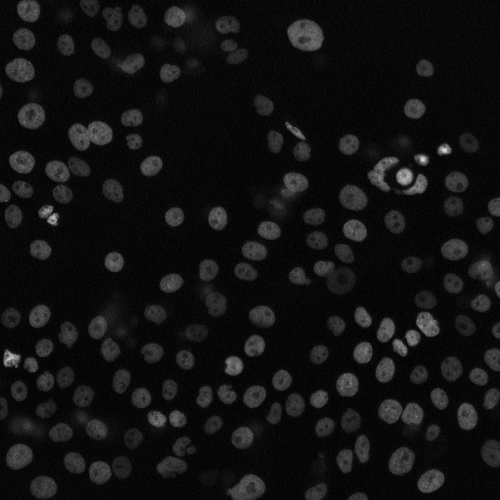
#> input picture example/mov1/calibrated/P01/calibrated-P01.001.TIF, 1000 x 1000 px (shown at 1/2 size); its folder holds 2 pictures in this run
$ python readme.py
#> lines starting #> are read from the running program, lines starting #| are printed output that depends on the picture
### imgreg.py
#!usr/bin/python
# -*- coding: utf-8 -*-
"""
Created on Sat Mar 19 11:40:45 2016
@author: csheng (shengcaibin@gmail.com)
Loewer lab, TU Darmstadt
"""

import os, glob, multiprocessing
from PIL import Image
import numpy as np
import humansort as hs
from scipy import signal
from math import floor

def align(Dir,TimePoint,Posperplate,Positions):

    # assign global variables
    global num_plates, mydir, time_point, pos_per_plate, pos

    mydir = Dir + os.sep;
    time_point = TimePoint;
    pos_per_plate = Posperplate;
    pos = Positions;
    num_plates = int(pos/pos_per_plate);

    offset_parallel() # parallel process to get offset
    align_parallel()  # parallel process to align images

def offset_parallel():
    """multiprocessing to get offset for images"""
    # create a pool
    pool = multiprocessing.Pool(multiprocessing.cpu_count()); # restrict the cpu number here if needed
    tasks = [];
    plateID = 0;

    # the relative shifting of positions for a given plate should be constant, so take the first position to
    # compute the offset
    while plateID < num_plates:
        tasks.append((plateID*pos_per_plate+1,plateID))
        print('task '+'P'+("%02d"%(plateID*pos_per_plate+1))+' added')
        plateID += 1

    # run parallel process
    for t in tasks:
        pool.apply_async(get_multi_offset,(t[0],t[1]))
#> this loop made 2 passes
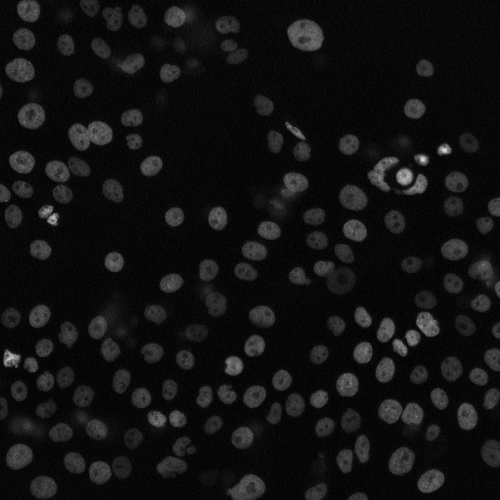
#> input picture example/mov1/calibrated/P01/calibrated-P01.001.TIF, 1000 x 1000 px (shown at 1/2 size)
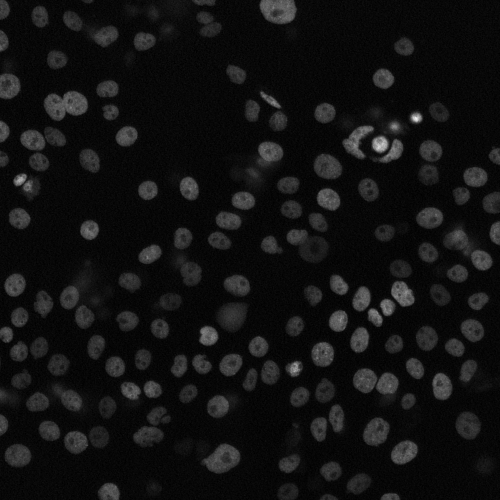
#> input picture example/mov1/calibrated/P01/calibrated-P01.002.TIF, 1000 x 1000 px (shown at 1/2 size)
#> pass 1, in get_single_offset, `a = signal.fftconvolve(im1,im2[::-1,::-1],mode='same')`:
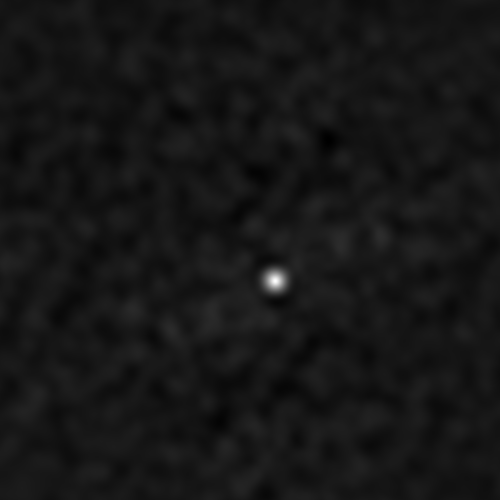
#> a: shape (1000, 1000) float64 (shown at 1/2 size); min -34770285.5, max 364031817.4, mean 457452.3; drawn with min black and max white
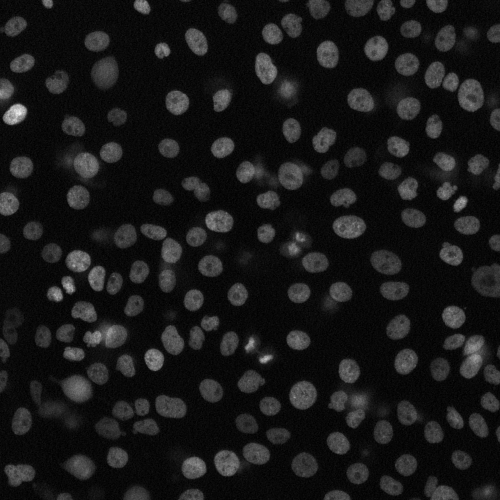
#> input picture example/mov1/calibrated/P02/calibrated-P02.001.TIF, 1000 x 1000 px (shown at 1/2 size)
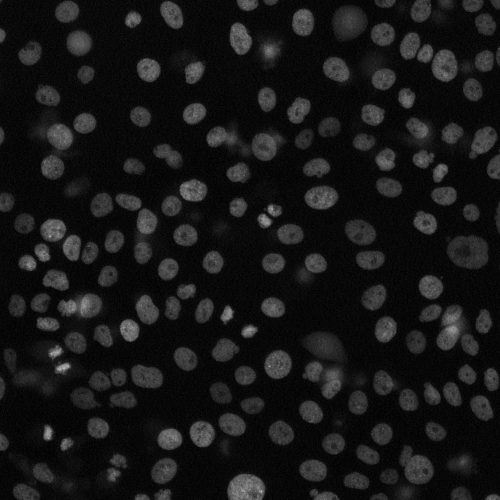
#> input picture example/mov1/calibrated/P02/calibrated-P02.002.TIF, 1000 x 1000 px (shown at 1/2 size)
    pool.close()
    pool.join()
    print('Offset computation finished!!!')
    print('OffSet_Pos files saved in '+os.path.join(mydir,'Offset/'))
    pool.terminate()


def get_multi_offset(firstPos_of_plate,plateID):
    """get the offsets for each plate using it’s first position and save them in separate csv files"""

    off_set = get_single_offset(firstPos_of_plate)
    Offsetpath = os.path.join(mydir,'Offset/')
    if not os.path.exists(Offsetpath):
        os.makedirs(Offsetpath)
    np.savetxt(os.path.join(Offsetpath,'OffSet_Pos'+("%02d"%(plateID*pos_per_plate+1))+'.csv'), off_set, delimiter=',', fmt='%d')


def get_single_offset(firstPos_of_plate):
    """get the offsets for a given position and save them in a csv file"""

    files = glob.glob(mydir+'mov*/calibrated/P'+("%02d"%firstPos_of_plate)+'/*.TIF')
    hs.sort_nicely(files) # sort the files according to the number order

    # get the constant parameters
    Im0 = Image.open(files[0])
    width,height = Im0.size
    im1 = np.zeros(shape=(time_point,height,width),dtype='int')
    im2 = np.zeros(shape=(time_point,height,width),dtype='int')
    Center =  np.zeros(shape=(time_point,2),dtype='int')
    shift =  np.zeros(shape=(time_point,2),dtype='int')
    Center[0] =int(height/2),int(width/2)
    offset =  np.zeros(shape=(time_point,4),dtype='int')

     # calculate the offset between image(T) and image(T+1)
    for i in range(0,time_point-1):
        im1 = Image.open(files[i])
        im1 = im1-np.mean(im1)

        im2 = Image.open(files[i+1])
        im2 = im2-np.mean(im2)

        a = signal.fftconvolve(im1,im2[::-1,::-1],mode='same')
        Center[i+1] = np.unravel_index(np.argmax(a), a.shape)
        shift[i+1] = Center[i+1]-Center[0]+shift[i]
        print(files[i] + ' relatively shift '+str(Center[i+1]-Center[0]))

    shift_max = np.amax(shift,axis = 0)
    shift_min = np.amin(shift,axis = 0)
    offset[0] = (shift_max[1],shift_max[0],width+shift_min[1],height+shift_min[0])
    for i in range(1,time_point):
        offset[i] = offset[0]-[shift[i,1],shift[i,0],shift[i,1],shift[i,0]]
    return offset


def align_parallel():
    """multiprocessing to align the images"""

    import csv
    align_tasks = [];

    # check if separate movies are put in proper directories and create folders for final cropped images
    for foldername1 in os.listdir(mydir):
        if foldername1 in ('mov0','mov1','mov2','mov3','mov4','mov5','mov6','mov7'):
       # Check if the 4 folders exist
           for foldername in os.listdir(os.path.join(mydir,foldername1)):
             if foldername in ('phase','calibrated','calibrate2', 'calibrate3'):
                    path_of_files = os.path.join(mydir,foldername);
                    print(path_of_files)
                    if not os.path.exists(path_of_files):
                        os.makedirs(path_of_files)

    # read offset from offset files and add them to mutiple align tasks
    for position in range(1,pos+1):
        with open(os.path.join(mydir,'Offset','OffSet_Pos'+("%02d"%(floor((position-1)/pos_per_plate)*pos_per_plate+1)))+'.csv', newline='') as f:
            reader = csv.reader(f)
            offset =[]
            for row in reader:
                offset.append((int(row[0]),int(row[1]),int(row[2]),int(row[3])))
        f.close()

        for foldername in os.listdir(mydir):
            if foldername in ('phase','calibrated','calibrate2', 'calibrate3'):
                filespath = os.path.join(mydir,'mov*',foldername,'P'+("%02d"%(position)))
                newdir = os.path.join(mydir,foldername,'P'+("%02d"%(position)))
                if not os.path.exists(newdir):
                    os.makedirs(newdir)
                files = glob.glob('%s/*.TIF'%filespath)
                hs.sort_nicely(files)

                for i in range(1,time_point+1):
                    img =  files[i-1]
                    newimg = newdir + '/' + foldername+'-P'+ ("%02d"%(position))+'.'+("%03d"%(i))+'.TIF'
                    cropimg = offset[i-1]
                    align_tasks.append((img,newimg,cropimg))
                    align_tasks.append((img,newimg,cropimg))
#> (the run stopped early here; a loop or call above may not have finished)
